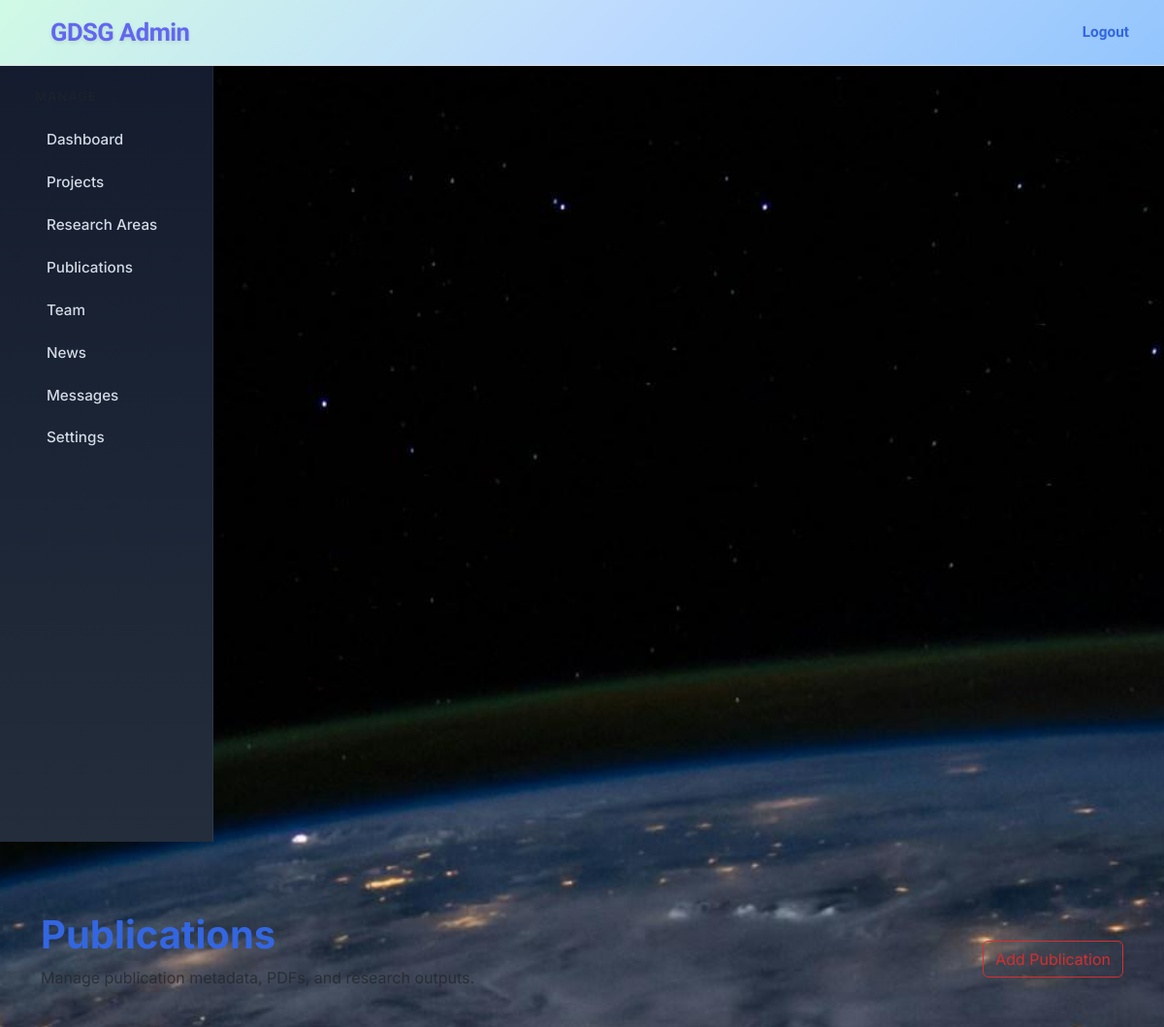
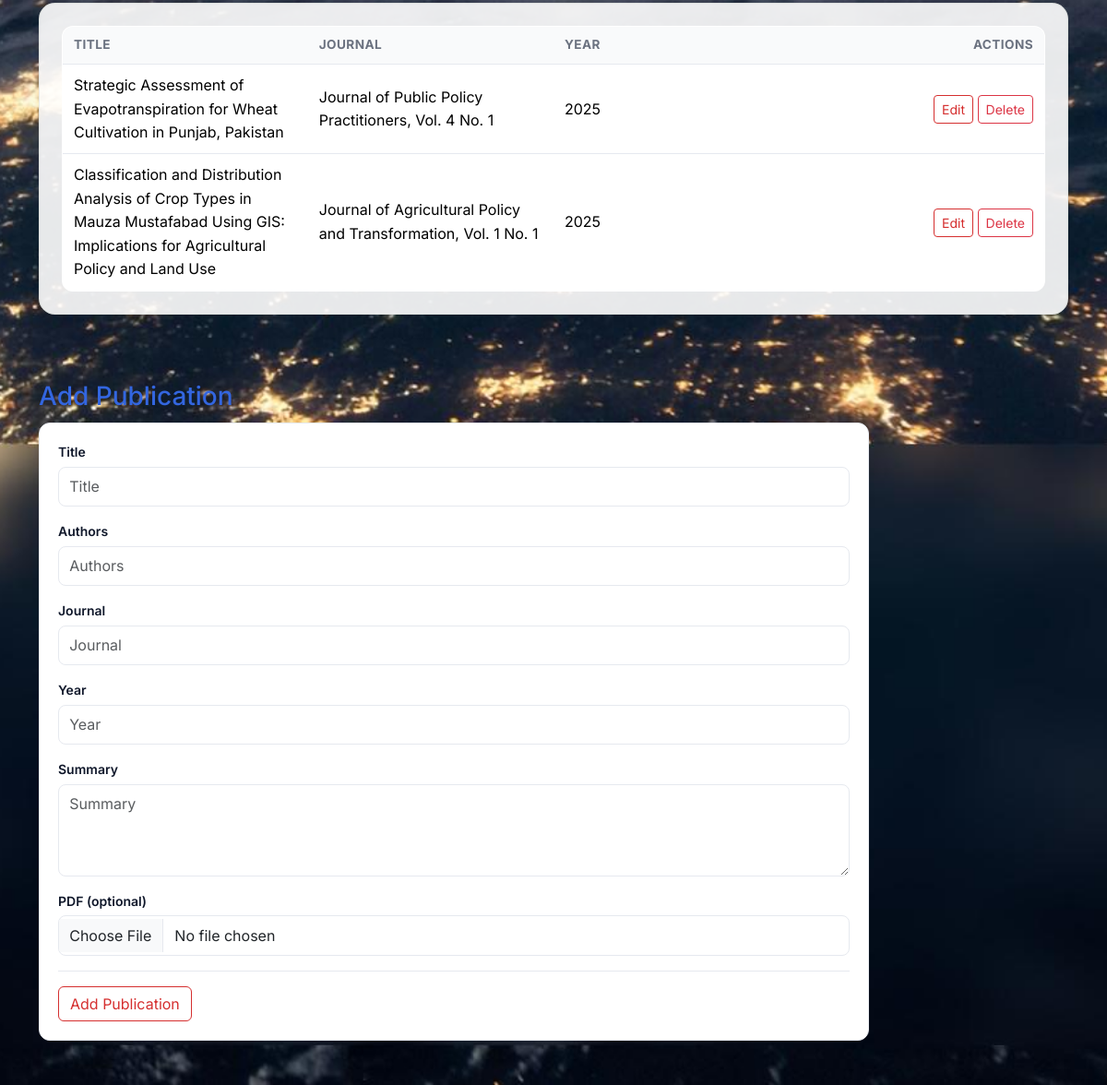
The app's page /admin/publications.php (signed in) with its own data (2 pictures, top to bottom).
### tables this page shows
CREATE TABLE IF NOT EXISTS publications (
    id INT AUTO_INCREMENT PRIMARY KEY,
    title VARCHAR(255) NOT NULL,
    authors VARCHAR(255),
    journal VARCHAR(255),
    volume VARCHAR(50),
    issue VARCHAR(50),
    pages VARCHAR(50),
    year YEAR,
    published_date DATE,
    summary TEXT,
    abstract TEXT,
    keywords TEXT,
    doi VARCHAR(255),
    pdf_url VARCHAR(255),
    journal_url VARCHAR(255),
    featured_image VARCHAR(255),
    issn_e VARCHAR(20),
    issn_p VARCHAR(20),
    publication_frequency VARCHAR(100),
    peer_review_type VARCHAR(100),
    publication_fee VARCHAR(100),
    abbreviation VARCHAR(50),
    created_at TIMESTAMP DEFAULT CURRENT_TIMESTAMP,
    updated_at TIMESTAMP DEFAULT CURRENT_TIMESTAMP ON UPDATE CURRENT_TIMESTAMP
);

### admin/publications.php (the view, shortened to what this page needs)
<?php
require __DIR__ . '/../includes/db.php';
require __DIR__ . '/../includes/admin-header.php';
?>
<section class="py-5">
    <div class="container">
        <div class="d-flex justify-content-between align-items-center mb-4">
            <div>
                <h1 class="display-6 fw-bold">Publications</h1>
                <p class="text-muted">Manage publication metadata, PDFs, and research outputs.</p>
            </div>
            <a href="#pub-form" class="btn btn-primary d-inline-block d-md-inline-flex">Add Publication</a>
        </div>
            <div class="table-responsive card card-soft p-4">
            <table class="table align-middle mb-0">
                <thead>
                    <tr>
                        <th>Title</th>
                        <th>Journal</th>
                        <th>Year</th>
                        <th class="text-end">Actions</th>
                    </tr>
                </thead>
                <tbody>
                    <?php
                    if ($pdo) {
                        $stmt = $pdo->query('SELECT id, title, journal, year FROM publications ORDER BY created_at DESC');
                        $rows = $stmt->fetchAll(PDO::FETCH_ASSOC);
                        foreach ($rows as $row):
                    ?>
                    <tr>
                        <td><?php echo htmlspecialchars($row['title']); ?></td>
                        <td><?php echo htmlspecialchars($row['journal']); ?></td>
                        <td><?php echo htmlspecialchars($row['year']); ?></td>
                        <td class="text-end">
                            <a href="publications.php?action=edit&id=<?php echo (int)$row['id']; ?>#pub-form" class="btn btn-sm btn-outline-primary">Edit</a>
                            <a href="publications.php?action=delete&id=<?php echo (int)$row['id']; ?>" class="btn btn-sm btn-outline-danger" onclick="return confirm('Delete this publication?')">Delete</a>
                        </td>
                    </tr>
                    <?php endforeach; } else { ?>
                    <tr><td colspan="4">No database connection.</td></tr>
                    <?php } ?>
                </tbody>
            </table>
        </div>
    </div>
</section>
<?php if (isset($pdo) && $pdo): ?>
    <?php
    $editItem = null;
    ?>
    <section id="pub-form" class="py-4">
        <div class="container">
            <h3><?php echo $editItem ? 'Edit Publication' : 'Add Publication'; ?></h3>
            <form method="post" action="publications.php" class="admin-form" enctype="multipart/form-data">
                <div class="form-group"><label>Title</label><input name="title" class="form-control" placeholder="Title" required value="<?php echo htmlspecialchars($editItem['title'] ?? ''); ?>"></div>
                <div class="form-group"><label>Authors</label><input name="authors" class="form-control" placeholder="Authors" value="<?php echo htmlspecialchars($editItem['authors'] ?? ''); ?>"></div>
                <div class="form-group"><label>Journal</label><input name="journal" class="form-control" placeholder="Journal" value="<?php echo htmlspecialchars($editItem['journal'] ?? ''); ?>"></div>
                <div class="form-group"><label>Year</label><input name="year" class="form-control" placeholder="Year" value="<?php echo htmlspecialchars($editItem['year'] ?? ''); ?>"></div>
                <div class="form-group"><label>Summary</label><textarea name="summary" class="form-control" placeholder="Summary"><?php echo htmlspecialchars($editItem['summary'] ?? ''); ?></textarea></div>
                <div class="form-group"><label>PDF (optional)</label><input type="file" name="pdf" accept="application/pdf" class="form-control"></div>
                <div class="form-actions"><button class="btn btn-primary d-grid d-md-inline-block"><?php echo $editItem ? 'Update' : 'Add Publication'; ?></button></div>
            </form>
        </div>
    </section>
<?php endif; ?>
<?php include __DIR__ . '/../includes/admin-footer.php'; ?>

### assets/css/main.css (style rules this page uses)
:root { --color-primary: #3b82f6; --color-primary-container: #93c5fd; --color-secondary: #d52f2f; --color-secondary-container: #f7b6b6; --color-accent: #3366e0; --color-surface: #f9fbfd; --color-surface-low: #edf2f7; --color-surface-lowest: #ffffff; --color-surface-strong: #e4eef8; --color-surface-muted: #64707a; --color-on-primary: #ffffff; --color-on-surface: #17222a; --color-on-surface-muted: #5f6b76; --color-outline: #c8d7e7; --border-radius: 1rem; }
html { scroll-behavior: smooth; }
body { font-family: 'Inter', sans-serif; background-color: var(--color-primary); color: var(--color-on-surface); line-height: 1.6; }
h1, h2, h3, h4, h5, h6 { color: var(--color-accent); }
a { color: var(--color-primary); text-decoration: none; }
button, input, select, textarea { font-family: inherit; }
.btn-primary, .btn-outline-primary { background-color: transparent !important; border-color: var(--color-secondary) !important; color: var(--color-secondary) !important; }
.info-card, .project-card, .newsletter-card, .card-soft { border-radius: 1.1rem; border: 1px solid rgba(192, 201, 193, 0.35); background: rgba(255,255,255,0.9); box-shadow: 0 8px 30px rgba(0, 0, 0, 0.04); }
.card-soft { overflow: hidden; transition: transform 0.3s ease, box-shadow 0.3s ease, border-color 0.3s ease; }
:root { --shadow-soft: 0 8px 30px rgba(23, 34, 42, 0.06); --shadow-lift: 0 18px 42px rgba(23, 34, 42, 0.12); --ease-depth: cubic-bezier(0.16, 0.84, 0.44, 1); --reveal-distance: 32px; --reveal-duration: 0.8s; }

### assets/css/admin-dashboard.css (style rules this page uses)
:root { --sidebar-width: 220px; --accent: #6366f1; --muted: #6b7280; --card-bg: #ffffff; --card-border: #e6e9ef; --space-1: .25rem; --space-2: .5rem; --space-3: .75rem; --space-4: 1rem; --space-5: 1.25rem; --space-6: 1.5rem; --radius-sm: .5rem; --radius-md: .75rem; --radius-lg: 1rem; --shadow-card: 0 6px 18px rgba(15,23,42,0.04); --shadow-card-hover: 0 10px 28px rgba(15,23,42,0.09); }
body { background-color: #f8fafc !important; }
.table { background: var(--card-bg); border: 1px solid var(--card-border); border-radius: var(--radius-md); overflow: hidden; }
.table td, .table th { padding: .6rem .75rem; vertical-align: middle; }
.table thead th { font-weight: 700; font-size: .85rem; text-transform: uppercase; letter-spacing: .03em; color: var(--muted); background: #f9fafb; border-bottom: 1px solid var(--card-border); }
.table { table-layout: fixed; }
.admin-form { max-width: 900px; margin-top: var(--space-3); background: var(--card-bg); border: 1px solid var(--card-border); border-radius: var(--radius-md); padding: var(--space-5); }
.admin-form .form-group { margin-bottom: var(--space-4); }
.admin-form label { font-weight: 600; font-size: .875rem; margin-bottom: var(--space-1); display: block; color: #0f172a; }
.admin-form .form-control { padding: .55rem .7rem; border-radius: var(--radius-sm); border: 1px solid var(--card-border); width: 100%; transition: border-color .15s ease, box-shadow .15s ease; }
.admin-form textarea.form-control { min-height: 100px; }
.admin-form .form-actions { margin-top: var(--space-4); padding-top: var(--space-4); border-top: 1px solid var(--card-border); display: flex; gap: var(--space-2); }

### records on screen
publications: title "Strategic Assessment of Evapotranspiration for Wheat Cultivation in Punjab, Pakistan", journal "Journal of Public Policy Practitioners, Vol. 4 No. 1", year "2025"
publications: title "Classification and Distribution Analysis of Crop Types in Mauza Mustafabad Using GIS: Implications for Agricultural Policy and Land Use", journal "Journal of Agricultural Policy and Transformation, Vol. 1 No. 1", year "2025"
